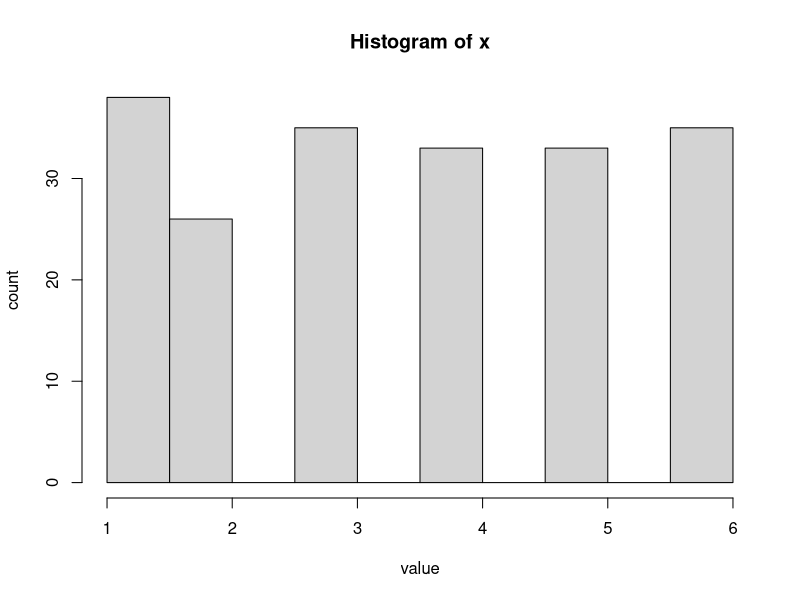

Write R code to recreate this figure.
## ---- chunk 1
knitr::opts_chunk$set(echo = TRUE)
## ---- chunk 2
x <- sample(1:6, 200, replace=TRUE)
x
## ---- chunk 3
mean(x)
hist(x, ylab="count", xlab="value")
